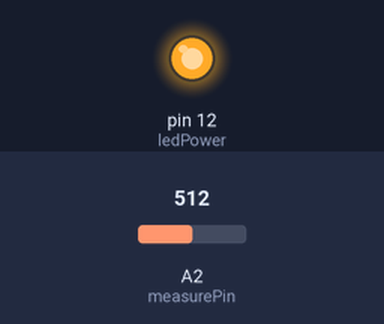
This sketch was run on a simulated Arduino Uno, built with avr-gcc and run on an emulated ATmega328P. On the bench: output pins drawn as LEDs (lit = HIGH). The inputs (shaded band) are chosen by the test bench; at power-on: A2 (measurePin) = 512. What the sketch prints to the serial monitor is not drawn.

Above: at 0.1 s.
Timing chart, 0 to 1.6 s (numbered marks = the images above):
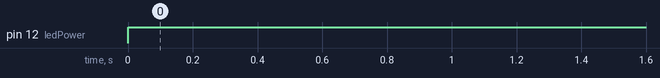

Measured:
- by itself, pin 12 (ledPower): LOW → HIGH at 0.00 s

The sketch:

dust_trail.ino
```cpp
// (licence header left out)
int measurePin = A2;
int ledPower = 12;

int samplingTime = 280;
int deltaTime = 40;
int sleepTime = 9680;

float voMeasured = 0;
float calcVoltage = 0;
float dustDensity = 0;

void setup(){
  Serial.begin(9600);
  pinMode(ledPower,OUTPUT);
}

void loop(){
  digitalWrite(ledPower,LOW); // power on the LED
  delayMicroseconds(samplingTime);

  voMeasured = analogRead(measurePin); // read the dust value

  delayMicroseconds(deltaTime);
  digitalWrite(ledPower,HIGH); // turn the LED off
  delayMicroseconds(sleepTime);

  // 0 - 3.3V mapped to 0 - 1023 integer values
  // recover voltage
  calcVoltage = voMeasured * (3.3 / 1024);

  // linear eqaution taken from http://www.howmuchsnow.com/arduino/airquality/
  // Chris Nafis (c) 2012
  dustDensity = 0.17 * calcVoltage - 0.1;

  Serial.print("Raw Signal Value (0-1023): ");
  Serial.print(voMeasured);

  Serial.print(" - Voltage: ");
  Serial.print(calcVoltage);

  Serial.print(" - Dust Density: ");
  Serial.println(dustDensity);

  delay(500);
}
```
